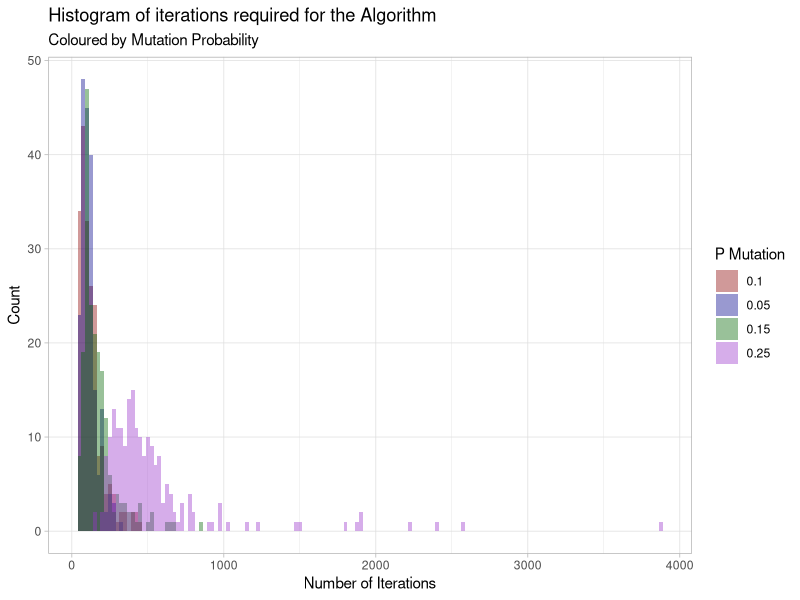

Recreate this plot in R. (Note: a time limit stopped this script after it produced the figure.)
## ---- chunk 1
# We will use the tidyverse library to streamline some data manipulation elements
library(tidyverse)

#create target string to discover
target_string <- "hello, this is a secret"

#split the string for easier comparison
target_string <- strsplit(target_string,'',fixed = T)[[1]]

#possible options for random values
candidates <- c(letters,LETTERS,',','.',' ','!','?')
## ---- chunk 2
# calculate fitness score: how many characters differ from target
check_fitness <- function(target,array) {
  sum(target!=array)
}

# select the best subset of population to propogate to next generation
selection <- function(target,population,n_survivors = 50) {
  fitness <- apply(population,MARGIN = 1,FUN = check_fitness,target= target_string)
  survivors <- cbind(population, fitness) %>% arrange(fitness) %>% head(n_survivors)
}

# generate new offspring based on given parents
genetics <- function(mate_1,mate_2,p_mutation = 0.1) {
  offspring <- mate_1
  p_parent <- (1-p_mutation)/2+p_mutation
  roll <- runif(length(mate_1))
  for (i in 1:length(mate_1)) {
    if (roll[i]<= p_mutation) {
      offspring[i] <- sample(candidates,1)
      next
    }
    if (roll[i] <= p_parent){
      offspring[i] <- mate_1[i]
      next
    }
    offspring[i] <- mate_2[i]
  }
  offspring <- data.frame(offspring)
  names(offspring) <- 1:length(mate_1)
  return(offspring)
}

# create next geeration from population
mate <- function(population,n_offspring=3, p_mutation = 0.1) {
  new_generation <- population %>% select(-fitness)
  for(i in 1:(nrow(population)/2)) {
    mate_1 <- population[i,] %>% select(-fitness)
    mate_2 <- sample(1:nrow(population),1)
    mate_2 <- population[mate_2,] %>% select(-fitness)
    for (j in 1:n_offspring){
      new_offspring <- genetics(mate_1,mate_2,p_mutation )
      new_generation <- rbind(new_generation,new_offspring)
    }
  }
  new_generation
}
## ---- chunk 3


#initiate at generation 0
gen_count <- 0
pop_size <- 100

#create starting population
population <- data.frame()
for (i in 1:pop_size) {
  new_member <- sample(candidates,length(target_string),replace = T)
  population <- rbind(population,new_member)
}
names(population) <- 1:length(target_string)
#determine starting fitness score
survivors <- selection(target_string,population)
best_fitness <- survivors %>% head(1) %>% pull(fitness)
# collate number of generations to convergence for effective population of 50, mutation rate of 0.1 and 3 offspring per mating
gens_50_0.1_3 <- c()
#store the initial population for future comparisons
starting_survivors <- survivors
## ---- chunk 4
set.seed(11)
# repeat until convergence
  while (best_fitness>0) {
    gen_count <- gen_count+1 #increase generation count by 1
    population <- mate(survivors,p_mutation = 0.1) #breed new offspring
    survivors <- selection(target_string,population) #select next generation
    best_fitness <- survivors %>% head(1) %>% pull(fitness)
    best_guess <- survivors %>% head(1) %>% select(-fitness) %>% paste0(.,collapse = '')
    if ((gen_count-1)%%10==0){ #print progress
    print(paste("GENERATION:", gen_count,"VALUE:",best_guess,"FITNESS:", best_fitness))
    }
  }

## ---- chunk 5
sim_data <- read.csv('gens_full.csv')
## ---- chunk 6
library(ggplot2)

sim_data %>% select(-contains('population')) %>% select(-contains('offspring')) %>%
  pivot_longer(cols=everything(),names_to = "source", values_to = "value")  %>%
  ggplot() + geom_histogram(aes(x=value,fill=source),binwidth = 25,alpha = 0.4, position = 'identity') +
  theme_light()+
  labs(x="Number of Iterations",y="Count", title = "Histogram of iterations required for the Algorithm", subtitle = "Coloured by Mutation Probability",fill = "P Mutation") +
  scale_fill_manual(labels = c(0.1,0.05,0.15,0.25), values = c("darkred","darkblue","darkgreen","darkorchid")) +
  theme(panel.grid.minor.y = element_blank())
## ---- chunk 7
sim_data %>% select(-contains('population')) %>% select(-contains('offspring')) %>%
  pivot_longer(cols=everything(),names_to = "source", values_to = "value")  %>% group_by(source) %>%
  summarize(mean = mean(value),variance = var(value))
## ---- chunk 8
starting_pop <- read.csv("starting_pop.csv")
names(starting_pop) <- c(1:length(target_string),'fitness')

fitness_0.1 <- c()
fitness_0.25 <- c()
fitness_0.15 <- c()
fitness_0.05 <- c()

runtimes <- c()

set.seed(14)
best_fitness <- 1
survivors <- starting_pop
begin <- Sys.time()
while (best_fitness>0) {
    population <- mate(survivors)
    survivors <- selection(target_string,population)
    best_fitness <- survivors %>% head(1) %>% pull(fitness)
    fitness_0.1 <- c(fitness_0.1,best_fitness)
}
finish <- Sys.time()
time_itr <- (finish-begin)/length(fitness_0.1)
time_mean <- time_itr*126.965

runtimes <- rbind.data.frame(runtimes,c(time_itr,time_mean))
names(runtimes) = c("per_itr","mean")

best_fitness <- 1
set.seed(14)
survivors <- starting_pop
begin <- Sys.time()
while (best_fitness>0) {
    population <- mate(survivors,p_mutation = 0.25)
    survivors <- selection(target_string,population)
    best_fitness <- survivors %>% head(1) %>% pull(fitness)
    fitness_0.25 <-c(fitness_0.25,best_fitness)
}
finish <- Sys.time()
time_itr <- (finish-begin)/length(fitness_0.25)
time_mean <- time_itr*535.570
runtimes <- rbind.data.frame(runtimes,c("per_itr" = time_itr,"mean" = time_mean))

best_fitness <- 1
set.seed(14)
survivors <- starting_pop
begin <- Sys.time()
while (best_fitness>0) {
    population <- mate(survivors,p_mutation = 0.15)
    survivors <- selection(target_string,population)
    best_fitness <- survivors %>% head(1) %>% pull(fitness)
    fitness_0.15 <-c(fitness_0.15,best_fitness)
}
finish <- Sys.time()
time_itr <- (finish-begin)/length(fitness_0.15)
time_mean <- time_itr*174.590	
runtimes <- rbind.data.frame(runtimes,c("per_itr" = time_itr,"mean" = time_mean))

best_fitness <- 1
set.seed(14)
survivors <- starting_pop
begin <- Sys.time()
while (best_fitness>0) {
    population <- mate(survivors,p_mutation = 0.05)
    survivors <- selection(target_string,population)
    best_fitness <- survivors %>% head(1) %>% pull(fitness)
    fitness_0.05 <-c(fitness_0.05,best_fitness)
}
finish <- Sys.time()
time_itr <- (finish-begin)/length(fitness_0.05)
time_mean <- time_itr*113.125	
runtimes <- rbind.data.frame(runtimes,c("per_itr" = time_itr,"mean" = time_mean))

baseline <- fitness_0.1
fitness_0.1 <- c(fitness_0.1,rep(0,length(fitness_0.25)-length(fitness_0.1)))
fitness_0.05 <- c(fitness_0.05,rep(0,length(fitness_0.25)-length(fitness_0.05)))
fitness_0.15 <- c(fitness_0.15,rep(0,length(fitness_0.25)-length(fitness_0.15)))
fitness_total <- bind_cols('0.1'=fitness_0.1,'0.05' = fitness_0.05,'0.15' = fitness_0.15,'0.25' =fitness_0.25)

fitness_total %>% ggplot() +
  geom_line(aes(x=1:715,y=fitness_0.1,colour="0.1")) +
  geom_line(aes(x=1:715,y=fitness_0.05,colour="0.05")) +
  geom_line(aes(x=1:715,y=fitness_0.15,colour="0.15")) +
  geom_line(aes(x=1:715,y=fitness_0.25,colour="0.25")) +
  theme_light()+
  labs(x="Iteration",y="Fitness", title = "Fitness across Algorithm Iterations", subtitle = "Coloured by Mutation Probability",coulour = "Offspring") +
  scale_colour_manual(labels = c(0.1,0.05,0.15,0.25), values = c("red","forestgreen","Blue","purple")) +
  theme(panel.grid.minor.y = element_blank())
## ---- chunk 9

sim_data %>% select(-contains('population')) %>% select(-contains('mutation')) %>%
  pivot_longer(cols=everything(),names_to = "source", values_to = "value")  %>%
  ggplot() + geom_histogram(aes(x=value,fill=source),binwidth = 25,alpha = 0.4, position = 'identity') +
    theme_light()+
  labs(x="Number of Iterations",y="Count", title = "Histogram of iterations required for the Algorithm", subtitle = "Coloured by Number of Offspring",fill = "Offspring") +
  scale_fill_manual(labels = c(3,1,10,5), values = c("blue3","red3","green3","purple3")) +
  theme(panel.grid.minor.y = element_blank())
## ---- chunk 10
sim_data %>% select(-contains('population')) %>% select(-contains('mutation')) %>%
  pivot_longer(cols=everything(),names_to = "source", values_to = "value")  %>% group_by(source) %>%
  summarize(mean = mean(value),variance = var(value))
## ---- chunk 11
offspring_1 <- c()
offspring_5 <- c()
offspring_10 <- c()

set.seed(14)
best_fitness <- 1
survivors <- starting_pop
begin <- Sys.time()
while (best_fitness>0) {
    population <- mate(survivors,n_offspring = 1)
    survivors <- selection(target_string,population)
    best_fitness <- survivors %>% head(1) %>% pull(fitness)
    offspring_1 <- c(offspring_1,best_fitness)
}
finish <- Sys.time()
time_itr <- (finish-begin)/length(offspring_1)
time_mean <- time_itr*379.195
runtimes <- rbind.data.frame(runtimes,c("per_itr" = time_itr,"mean" = time_mean))

best_fitness <- 1
set.seed(14)
survivors <- starting_pop
begin <- Sys.time()
while (best_fitness>0) {
    population <- mate(survivors,n_offspring = 10)
    survivors <- selection(target_string,population)
    best_fitness <- survivors %>% head(1) %>% pull(fitness)
    offspring_10 <-c(offspring_10,best_fitness)
}
finish <- Sys.time()
time_itr <- (finish-begin)/length(offspring_10)
time_mean <- time_itr*44.735	
runtimes <- rbind.data.frame(runtimes,c("per_itr" = time_itr,"mean" = time_mean))

best_fitness <- 1
set.seed(14)
survivors <- starting_pop
begin <- Sys.time()
while (best_fitness>0) {
    population <- mate(survivors,n_offspring = 5)
    survivors <- selection(target_string,population)
    best_fitness <- survivors %>% head(1) %>% pull(fitness)
    offspring_5 <-c(offspring_5,best_fitness)
}
finish <- Sys.time()
time_itr <- (finish-begin)/length(offspring_5)
time_mean <- time_itr*84.125	
runtimes <- rbind.data.frame(runtimes,c("per_itr" = time_itr,"mean" = time_mean))


offspring_3 <- c(baseline,rep(0,length(offspring_1)-length(baseline)))
offspring_5 <- c(offspring_5,rep(0,length(offspring_1)-length(offspring_5)))
offspring_10 <- c(offspring_10,rep(0,length(offspring_1)-length(offspring_10)))
fitness_total <- bind_cols('1'=offspring_1,'3' = offspring_3,'5' = offspring_5,'10' =offspring_10)

fitness_total %>% ggplot() +
  geom_line(aes(x=1:1013,y=offspring_3,colour="3 offspring")) +
  geom_line(aes(x=1:1013,y=offspring_5,colour="5 offspring")) +
  geom_line(aes(x=1:1013,y=offspring_1,colour="1 offspring")) +
  geom_line(aes(x=1:1013,y=offspring_10,colour="10 offspring"))+
  theme_light()+
  labs(x="Iteration",y="Fitness", title = "Fitness across Algorithm Iterations", subtitle = "Coloured by Number of Offspring",coulour = "Offspring") +
  scale_colour_manual(labels = c(3,1,10,5), values = c("red","forestgreen","Blue","purple")) +
  theme(panel.grid.minor.y = element_blank())
## ---- chunk 12
sim_data %>% select(-contains('offspring')) %>% select(-contains('mutation')) %>%
  pivot_longer(cols=everything(),names_to = "source", values_to = "value")  %>%
  ggplot() + geom_histogram(aes(x=value,fill=source),binwidth = 25,alpha = 0.4, position = 'identity') +
    theme_light()+
  labs(x="Number of Iterations",y="Count", title = "Histogram of iterations Required for the Algorithm", subtitle = "Coloured by Population Size",fill = "Population:") +
  scale_fill_manual(labels = c(50,100,150,200), values = c("blue","green","orange","purple")) +
  theme(panel.grid.minor.y = element_blank())
## ---- chunk 13
sim_data %>% select(-contains('offspring')) %>% select(-contains('mutation')) %>%
  pivot_longer(cols=everything(),names_to = "source", values_to = "value")  %>% group_by(source) %>%
  summarize(mean = mean(value),variance = var(value))
## ---- chunk 14
population_100 <- c()
population_150 <- c()
population_200 <- c()

set.seed(14)
best_fitness <- 1
survivors <- starting_pop
begin <- Sys.time()
while (best_fitness>0) {
    population <- mate(survivors)
    survivors <- selection(target_string,population,n_survivors = 100)
    best_fitness <- survivors %>% head(1) %>% pull(fitness)
    population_100 <- c(population_100,best_fitness)
}
finish <- Sys.time()
time_itr <- (finish-begin)/length(population_100)
time_mean <- time_itr*58.350	
runtimes <- rbind.data.frame(runtimes,c("per_itr" = time_itr,"mean" = time_mean))

best_fitness <- 1
set.seed(14)
survivors <- starting_pop
begin <- Sys.time()
while (best_fitness>0) {
    population <- mate(survivors)
    survivors <- selection(target_string,population,n_survivors = 150)
    best_fitness <- survivors %>% head(1) %>% pull(fitness)
    population_150 <-c(population_150,best_fitness)
}
finish <- Sys.time()
time_itr <- (finish-begin)/length(population_150)
time_mean <- time_itr*40.235	
runtimes <- rbind.data.frame(runtimes,c("per_itr" = time_itr,"mean" = time_mean))

best_fitness <- 1
set.seed(14)
survivors <- starting_pop
begin <- Sys.time()
while (best_fitness>0) {
    population <- mate(survivors)
    survivors <- selection(target_string,population,n_survivors = 200)
    best_fitness <- survivors %>% head(1) %>% pull(fitness)
    population_200 <-c(population_200,best_fitness)
}
finish <- Sys.time()
time_itr <- (finish-begin)/length(population_200)
time_mean <- time_itr*33.975
runtimes <- rbind.data.frame(runtimes,c("per_itr" = time_itr,"mean" = time_mean))


population_100 <- c(population_100,rep(0,length(baseline)-length(population_100)))
population_150 <- c(population_150,rep(0,length(baseline)-length(population_150)))
population_200 <-c(population_200,rep(0,length(baseline)-length(population_200)))
population_total <- bind_cols('50'=baseline,'100' = population_100,'150' = population_150,'200' = population_200)

population_total %>% ggplot() +
  geom_line(aes(x=1:179,y=baseline,colour="50 population")) +
  geom_line(aes(x=1:179,y=population_100,colour="100 population")) +
  geom_line(aes(x=1:179,y=population_150,colour="150 population")) +
  geom_line(aes(x=1:179,y=population_200,colour="200 population")) +
  theme_light()+
  labs(x="Iteration",y="Fitness", title = "Fitness across Algorithm Iterations", subtitle = "Coloured by Population Size",coulour = "Population") +
  scale_colour_manual(labels = c(50,100,150,200), values = c("red","forestgreen","Blue","purple")) +
  theme(panel.grid.minor.y = element_blank())
## ---- chunk 15
configuration <- c("baseline","p mutation = 0.05","p mutation = 0.15","p mutation = 0.25","n offspring = 1", "n offspring = 10", "n offspring = 5", " n population = 100", "n population = 150", "n population = 200")

runtimes <- bind_cols(runtimes,"configuration" = configuration)
## ---- chunk 16
runtimes %>% select(-mean) %>% arrange(per_itr)

## ---- chunk 17
runtimes %>% arrange(mean)
## ---- chunk 18

sim_data <- read.csv("gens_mixed.csv")

sim_data %>% select(-contains('offspring')) %>% select(-contains('mutation')) %>% select(-contains('population')) %>%
  pivot_longer(cols=everything(),names_to = "source", values_to = "value")  %>%
  ggplot() + geom_histogram(aes(x=value,fill=source),binwidth = 25,alpha = 0.4, position = 'identity') +
    theme_light()+
  labs(x="Number of Iterations",y="Count", title = "Histogram of iterations Required for the Algorithm", subtitle = "For varying N-population P-mutation and M-offspring",fill = "Model") +
  scale_fill_manual(labels = c("n=200 p=0.05 m=1","n=50 p=0.05 m=1","Baseline"), values = c("blue","red","green")) +
  theme(panel.grid.minor.y = element_blank())

sim_data %>% select(-contains('offspring')) %>% select(-contains('mutation'))  %>% select(-contains('population')) %>%
  pivot_longer(cols=everything(),names_to = "source", values_to = "value")  %>% group_by(source) %>%
  summarize(mean = mean(value),variance = var(value)) %>% arrange(mean)
## ---- chunk 19
times_big <- read.csv("times_mixed.csv")

times_big %>%
  pivot_longer(cols=everything(),names_to = "source", values_to = "value")  %>%
  ggplot() + geom_histogram(aes(x=value,fill=source),binwidth = 25,alpha = 0.4, position = 'identity') +
    theme_light()+
  labs(x="Seconds",y="Count", title = "Histogram of Completion Times in seconds", subtitle = "For varying N-population P-mutation and M-offspring",fill = "Model") +
  scale_fill_manual(labels = c("n=200 p=0.05 m=1","n=50 p=0.05 m=1","Baseline"), values = c("blue","red","green")) +
  theme(panel.grid.minor.y = element_blank())

times_big %>% 
  pivot_longer(cols=everything(),names_to = "source", values_to = "value")  %>% group_by(source) %>%
  summarize(mean = mean(value),variance = var(value)) %>% arrange(mean)
